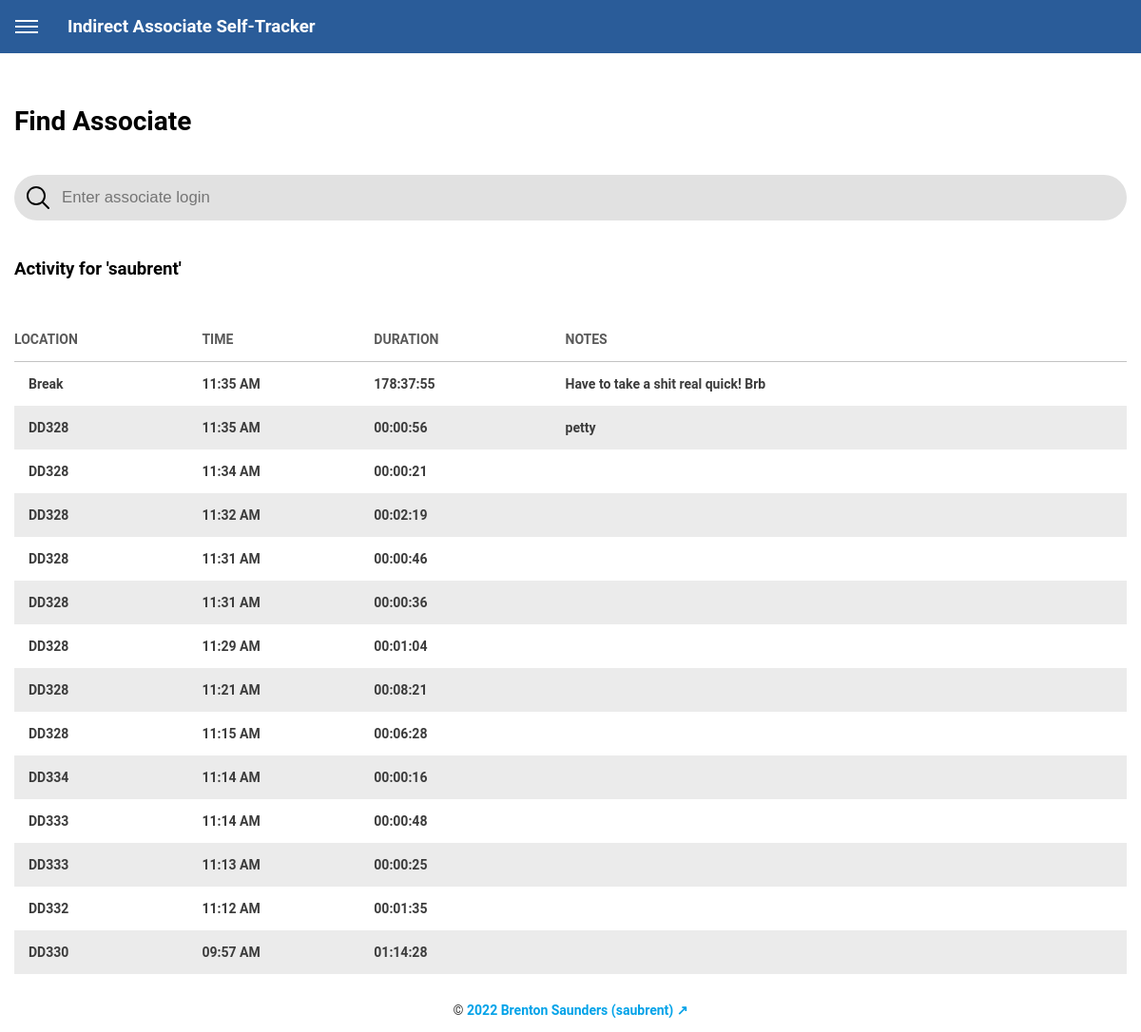
Screenshot of /dashboard/find-associate.php?associate-id=saubrent with the database file from the repository.
### tables this page shows
CREATE TABLE `associate_locations` (
  `id` int(11) NOT NULL,
  `associate_id` varchar(255) NOT NULL,
  `location_id` varchar(255) NOT NULL,
  `note` text NOT NULL,
  `time` datetime NOT NULL
);

CREATE TABLE `locations` (
  `id` varchar(255) NOT NULL,
  `name` varchar(255) NOT NULL
);

### functions.php (called while the page is built, shortened)
<?php
function getAssociateLocations($pdo, $id) {
    try {
        $stmt = $pdo->prepare(
            'SELECT t1.*, t2.name location_name ' .
            'FROM associate_locations t1 ' .
            'JOIN locations t2 ' .
            'ON t1.location_id = t2.id ' .
            'WHERE associate_id = :associate_id ' .
            'ORDER BY time DESC'
        );
        $stmt->execute([
            ':associate_id' => $id
        ]);
        $rows = $stmt->fetchAll(PDO::FETCH_ASSOC);
        foreach($rows as &$row) {
            $stmt = $pdo->prepare(
                'SELECT * ' .
                'FROM associate_locations ' .
                'WHERE associate_id = :associate_id ' .
                'AND time > :time ' .
                'ORDER BY time ASC ' .
                'LIMIT 1'
            );
            $stmt->execute([
                ':associate_id' => $row['associate_id'],
                ':time' => $row['time']
            ]);
            $r = $stmt->fetch(PDO::FETCH_ASSOC);
        }
        return $rows;
    } catch(PDOException $e) {
        echo 'Error querying database: ' . $e->getMessage();
    }
    return null;
}
function getTimeAgo($secs) {
    $hours = $secs / 3600;
    $minutes = $secs / 60 % 60;
    $seconds = $secs % 60;
    return sprintf('%02d:%02d:%02d', $hours, $minutes, $seconds);
}

### dashboard/find-associate.php (the view)
<?php
require_once '../functions.php';
$pdo = getPdo();
$associateId = null;
$locations = [];
if(!empty($_GET['associate-id'])) {
    $associateId = $_GET['associate-id'];
    $associate = getAssociate($pdo, $associateId);
    if($associate) {
        $locations = getAssociateLocations($pdo, $associateId);
    }
}
require '../header.php';
?>
<div id="dashboard">
    <h1>Find Associate</h1>
    <div id="find-associate">
        <form action="find-associate.php" method="get">
            <input placeholder="Enter associate login" name="associate-id" type="text" />
        </form>
<?php
if($associateId) {
?>
        <h2>Activity for '<?php echo $associateId; ?>'</h2>
<?php
    if(count($locations) > 0) {
?>
        <table>
            <tr>
                <th>Location</th>
                <th>Time</th>
                <th>Duration</th>
                <th>Notes</th>
            </tr>
<?php
        foreach($locations as $location) {
            $duration = '';
            if($location['next_time']) {
                $duration = strtotime($location['next_time']) - strtotime($location['time']);
            } else {
                $duration = strtotime('now') - strtotime($location['time']);
            }
            $durationStr = getTimeAgo($duration);
            $timeStr = date('h:i A', strtotime($location['time']));
            echo "<tr>";
            echo "<td class=\"location\"><a href=\"location.php?location-id=${location['location_id']}\">${location['location_name']}</a></td>";
            echo "<td class=\"time\">$timeStr</td>";
            echo "<td class=\"duration\">$durationStr</td>";
            echo "<td class=\"notes\">${location['note']}</td>";
            echo "</tr>";
        }
?>
        </table>
<?php
    } else {
?>
        <p>No activity found</p>
<?php
    }
}
?>
    </div>
</div>
<?php
require '../footer.php';
?>

### css/index.css (style rules this page uses)
* { margin: 0; padding: 0; box-sizing: border-box; }
html, body { width: 100%; height: 100%; }
#dashboard { padding-top: 40px; }
#dashboard > h1 { font-size: 200%; }
#dashboard table { width: 100%; font-size: 100%; margin-top: 40px; border-collapse: collapse; }
#dashboard table tr:first-child { border-bottom: 1px solid rgb(195, 195, 195); }
#dashboard table th { text-align: left; text-transform: uppercase; color: rgb(90, 90, 90); background-color: rgb(255, 255, 255); }
#dashboard table th:first-child { padding: 15px 0; }
#dashboard table td { color: rgb(60, 60, 60); font-weight: bold; vertical-align: top; }
#dashboard table a { color: inherit; text-decoration: none; }
#dashboard table td:first-child { padding-top: 15px; padding-left: 15px; padding-bottom: 15px; }
#dashboard table td:not(:first-child) { padding-top: 15px; padding-bottom: 15px; }
#dashboard table tr:nth-child(odd) { background-color: rgb(235, 235, 235); }
#location h2, #find-associate h2 { font-size: 133%; margin: 40px 0; }
#location .notes, #find-associate .notes { max-width: 200px; }
#find-associate form { margin-top: 40px; }
#find-associate form input[type=text] { display: block; width: 100%; height: 48px; outline: none; border: none; border-radius: 24px; font-size: 120%; background-color: rgb(225, 225, 225); background-image: url('../img/icons8-search.svg'); background-repeat: no-repeat; background-position: 10px center; padding-left: 50px; padding-right: 15px; }

### rows the page displays
associate_locations: location_name "Break", time "11:35 AM", time "178:37:55", note "Have to take a shit real quick! Brb"
associate_locations: location_name "DD328", time "11:35 AM", time "00:00:56", note "petty"
associate_locations: location_name "DD328", time "11:34 AM", time "00:00:21"
associate_locations: location_name "DD328", time "11:32 AM", time "00:02:19"
associate_locations: location_name "DD328", time "11:31 AM", time "00:00:46"
associate_locations: location_name "DD328", time "11:31 AM", time "00:00:36"
associate_locations: location_name "DD328", time "11:29 AM", time "00:01:04"
associate_locations: location_name "DD328", time "11:21 AM", time "00:08:21"
associate_locations: location_name "DD328", time "11:15 AM", time "00:06:28"
associate_locations: location_name "DD334", time "11:14 AM", time "00:00:16"
associate_locations: location_name "DD333", time "11:14 AM", time "00:00:48"
associate_locations: location_name "DD333", time "11:13 AM", time "00:00:25"
associate_locations: location_name "DD332", time "11:12 AM", time "00:01:35"
associate_locations: location_name "DD330", time "09:57 AM", time "01:14:28"

### other values shown
$associateId "saubrent"
